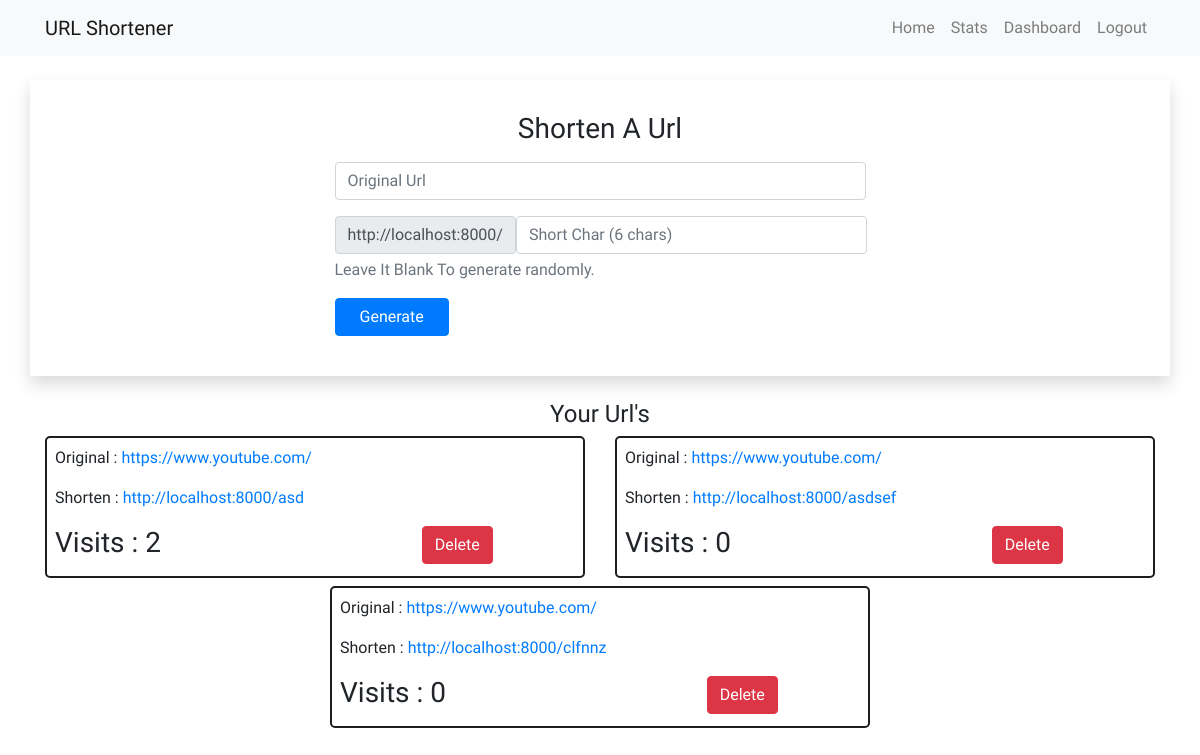
/dashboard/ (signed in), run on an earlier commit of the app's database.
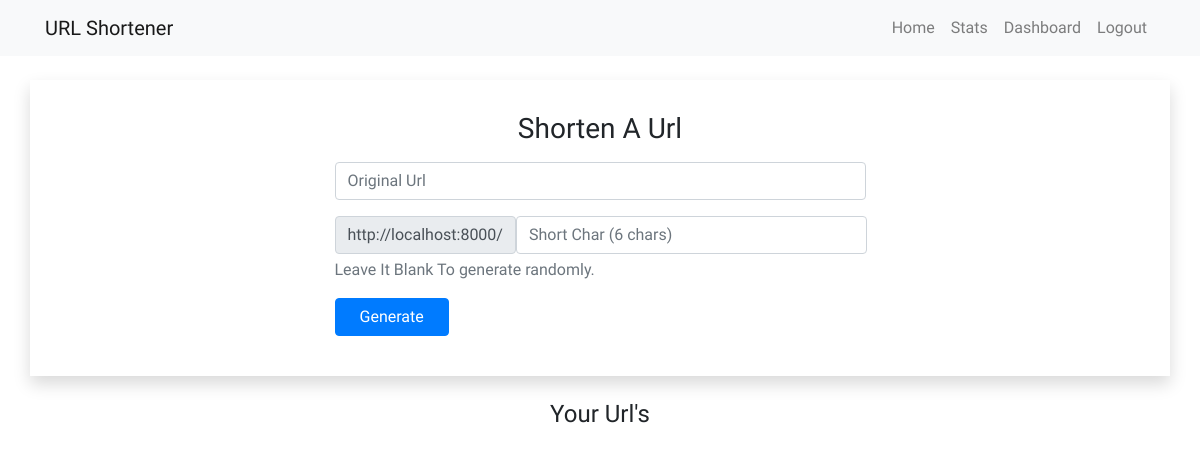
And on a later commit of the database.
### urlhandler/models.py (models this page shows)
class  shorturl(models.Model):
    orginal_url  = models.URLField(blank=False)
    short_query  = models.CharField(blank=False, max_length = 8)
    vists = models.IntegerField(default=0)
    user = models.ForeignKey(User, on_delete= models.CASCADE)

### urlhandler/views.py (the view)
# urls.py: path('dashboard/', dashboard,name = 'dashboard'),
@login_required(login_url='/login/')
def dashboard(request):
    usr = request.user
    urls = shorturl.objects.filter(user=usr)
    return render(request, 'dashboard.html', {'urls': urls})

### templates/dashboard.html (shortened to what this page needs)
{% extends 'navbar.html' %}
{% block content %}
<div class="container shadow p-4">
    <div class="row">
        <div class="col-12 text-center py-2">
            <h3>Shorten A Url</h3>
        </div>
        <div class="col-10 col-sm-10 col-md-6 mx-auto">
            <form action="{% url 'generate' %} " method="POST">
                <div class="form-group">
                    <input type="url" name="original" class="form-control" placeholder="Original Url">
                </div>
                <div class="form-group">
                    <div class="input-group-prepend">
                        <div class="input-group-text">http://localhost:8000/</div>
                        <input type="text" name="short" class="form-control" placeholder="Short Char (6 chars)"
                            maxlength="6" id="short">
                    </div>
                    <p id="shorthelp" class="form-text text-muted">Leave It Blank To generate randomly.</p>
                </div>
                <div class="form-group">
                    <input type="submit" class="btn btn-primary px-4" value="Generate">
                </div>
            </form>
        </div>
    </div>
</div>
<div class="container my-4">
    <div class="row">
        <div class="col-12 text-center">
            <h4>Your Url's</h4>
        </div>
    </div>
    <div class="row justify-content-between">
        {% for u in urls %}
        <div class="col-10 col-sm-10 col-md-6 mb-2 mx-auto">
            <div style="overflow: hidden;" class="customcontainer p-2">
                <p style="text-overflow: ellipsis;">Original : <a href="{{ u.orginal_url }}" target="_blank"
                        class="card-link">{{ u.orginal_url }}</a>
                </p>
                <p>Shorten : <a href="http://localhost:8000/{{ u.short_query }}" target="_blank"
                        class="card-link">http://localhost:8000/{{ u.short_query }}</a></p>
                <div class="row justify-content-between">
                    <div class="col-6 col-sm-6 ">
                        <h3>Visits : {{ u.vists }} </h3>
                    </div>
                    <div class="col-4">
                        <form action="" method="post">
                            <input type="submit" class="btn btn-danger" value="Delete">
                        </form>
                    </div>
                </div>
            </div>
        </div>
        {% endfor %}
    </div>
</div>
</body>
</html>
{% endblock %}

What changed in the data, as far as the page shows it:
removed shorturl: orginal_url "https://www.youtube.com/", short_query "asd", vists "2"
removed shorturl: orginal_url "https://www.youtube.com/", short_query "asdsef", vists "0"
removed shorturl: orginal_url "https://www.youtube.com/", short_query "clfnnz", vists "0"
